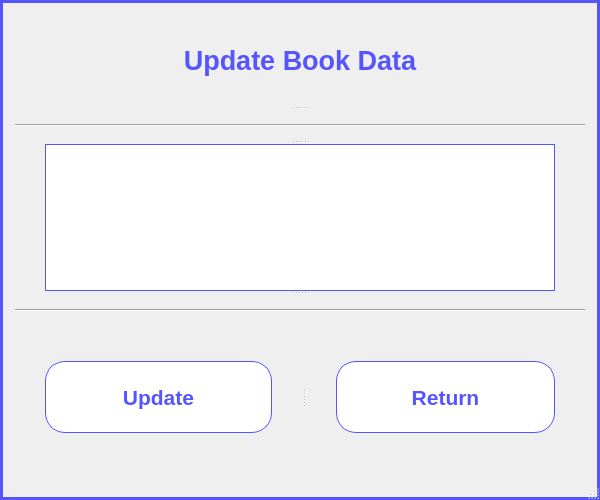
<?xml version="1.0" encoding="UTF-8"?>
<ui version="4.0">
 <class>updateBook_MainWindow</class>
 <widget class="QMainWindow" name="updateBook_MainWindow">
  <property name="geometry">
   <rect>
    <x>0</x>
    <y>0</y>
    <width>600</width>
    <height>500</height>
   </rect>
  </property>
  <property name="windowTitle">
   <string>Update Book</string>
  </property>
  <property name="styleSheet">
   <string notr="true">QMainWindow {
	border: 3px solid rgb(85, 85, 255);
}</string>
  </property>
  <widget class="QWidget" name="centralwidget">
   <layout class="QVBoxLayout" name="verticalLayout">
    <property name="leftMargin">
     <number>15</number>
    </property>
    <property name="topMargin">
     <number>15</number>
    </property>
    <property name="rightMargin">
     <number>15</number>
    </property>
    <property name="bottomMargin">
     <number>15</number>
    </property>
    <item>
     <widget class="QSplitter" name="splitter">
      <property name="orientation">
       <enum>Qt::Vertical</enum>
      </property>
      <widget class="QLabel" name="title_label">
       <property name="font">
        <font>
         <family>Arial</family>
         <pointsize>20</pointsize>
         <weight>75</weight>
         <bold>true</bold>
        </font>
       </property>
       <property name="styleSheet">
        <string notr="true">QLabel {
	color: rgb(85, 85, 255);

	margin: 30px;
}</string>
       </property>
       <property name="text">
        <string>Update Book Data</string>
       </property>
       <property name="alignment">
        <set>Qt::AlignCenter</set>
       </property>
      </widget>
      <widget class="Line" name="line_2">
       <property name="orientation">
        <enum>Qt::Horizontal</enum>
       </property>
      </widget>
      <widget class="QTableWidget" name="tableWidget">
       <property name="sizePolicy">
        <sizepolicy hsizetype="Expanding" vsizetype="Expanding">
         <horstretch>0</horstretch>
         <verstretch>1</verstretch>
        </sizepolicy>
       </property>
       <property name="styleSheet">
        <string notr="true">QTableWidget {
	color: rgb(85, 85, 255);
	
	font-family: Arial;
	font-size: 11px;
	
	border: 1px solid rgb(85, 85, 255);
	
	margin-left: 30px;
	margin-right: 30px;
}</string>
       </property>
      </widget>
      <widget class="Line" name="line_3">
       <property name="orientation">
        <enum>Qt::Horizontal</enum>
       </property>
      </widget>
     </widget>
    </item>
    <item>
     <widget class="QSplitter" name="splitter_2">
      <property name="orientation">
       <enum>Qt::Horizontal</enum>
      </property>
      <widget class="QPushButton" name="update_pushButton">
       <property name="font">
        <font>
         <family>Arial</family>
         <pointsize>16</pointsize>
         <weight>75</weight>
         <bold>true</bold>
        </font>
       </property>
       <property name="styleSheet">
        <string notr="true">QPushButton {
	background-color: rgb(255, 255, 255);
	color: rgb(85, 85, 255);

	border: 1px solid rgb(85, 85, 255);
	border-radius: 20px;

	height: 70px;

	margin: 30px;
}

QPushButton:hover {
	background-color: rgb(85, 85, 255);
	color: rgb(255, 255, 255);
	
	border: 2px solid rgb(255, 255, 255);
}

QPushButton:pressed {
	background-color: rgb(255, 255, 255);
	color: rgb(85, 85, 255);

	border: 1px solid rgb(85, 85, 255);
	border-radius: 20px;
}</string>
       </property>
       <property name="text">
        <string>Update</string>
       </property>
      </widget>
      <widget class="QPushButton" name="returnMainWindow_pushButton">
       <property name="font">
        <font>
         <family>Arial</family>
         <pointsize>16</pointsize>
         <weight>75</weight>
         <bold>true</bold>
        </font>
       </property>
       <property name="styleSheet">
        <string notr="true">QPushButton {
	background-color: rgb(255, 255, 255);
	color: rgb(85, 85, 255);

	border: 1px solid rgb(85, 85, 255);
	border-radius: 20px;

	height: 70px;

	margin: 30px;
}

QPushButton:hover {
	background-color: rgb(85, 85, 255);
	color: rgb(255, 255, 255);
	
	border: 2px solid rgb(255, 255, 255);
}

QPushButton:pressed {
	background-color: rgb(255, 255, 255);
	color: rgb(85, 85, 255);

	border: 1px solid rgb(85, 85, 255);
	border-radius: 20px;
}</string>
       </property>
       <property name="text">
        <string>Return</string>
       </property>
      </widget>
     </widget>
    </item>
   </layout>
  </widget>
  <widget class="QMenuBar" name="menubar">
   <property name="geometry">
    <rect>
     <x>0</x>
     <y>0</y>
     <width>600</width>
     <height>21</height>
    </rect>
   </property>
  </widget>
  <widget class="QStatusBar" name="statusbar"/>
 </widget>
 <resources/>
 <connections/>
</ui>
